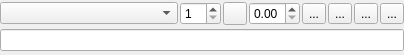
<?xml version="1.0" encoding="UTF-8"?>
<ui version="4.0">
 <class>FontPropertyWidget</class>
 <widget class="QWidget" name="FontPropertyWidget">
  <property name="geometry">
   <rect>
    <x>0</x>
    <y>0</y>
    <width>404</width>
    <height>55</height>
   </rect>
  </property>
  <property name="windowTitle">
   <string>Form</string>
  </property>
  <layout class="QVBoxLayout" name="verticalLayout">
   <property name="spacing">
    <number>2</number>
   </property>
   <property name="leftMargin">
    <number>0</number>
   </property>
   <property name="topMargin">
    <number>0</number>
   </property>
   <property name="rightMargin">
    <number>0</number>
   </property>
   <property name="bottomMargin">
    <number>0</number>
   </property>
   <item>
    <layout class="QHBoxLayout" name="mainLayout" stretch="1,0,0,0,0,0,0,0">
     <property name="spacing">
      <number>2</number>
     </property>
     <item>
      <widget class="QComboBox" name="FontFamily">
       <property name="toolTip">
        <string>Select font</string>
       </property>
       <property name="sizeAdjustPolicy">
        <enum>QComboBox::AdjustToContents</enum>
       </property>
       <property name="minimumContentsLength">
        <number>2</number>
       </property>
      </widget>
     </item>
     <item>
      <widget class="QSpinBox" name="FontSize">
       <property name="toolTip">
        <string>Set font size</string>
       </property>
       <property name="minimum">
        <number>1</number>
       </property>
      </widget>
     </item>
     <item>
      <widget class="pqColorChooserButtonWithPalettes" name="FontColor">
       <property name="toolTip">
        <string>Set font color</string>
       </property>
       <property name="text">
        <string/>
       </property>
      </widget>
     </item>
     <item>
      <widget class="QDoubleSpinBox" name="Opacity">
       <property name="toolTip">
        <string>Set font opacity</string>
       </property>
       <property name="maximum">
        <double>1.000000000000000</double>
       </property>
       <property name="singleStep">
        <double>0.100000000000000</double>
       </property>
      </widget>
     </item>
     <item>
      <widget class="QToolButton" name="Bold">
       <property name="toolTip">
        <string>Bold</string>
       </property>
       <property name="text">
        <string>...</string>
       </property>
       <property name="icon">
        <iconset resource="../../../Components/Resources/pqComponents.qrc">
         <normaloff>:/pqWidgets/Icons/pqBold16.png</normaloff>:/pqWidgets/Icons/pqBold16.png</iconset>
       </property>
       <property name="checkable">
        <bool>true</bool>
       </property>
      </widget>
     </item>
     <item>
      <widget class="QToolButton" name="Italics">
       <property name="toolTip">
        <string>Italics</string>
       </property>
       <property name="text">
        <string>...</string>
       </property>
       <property name="icon">
        <iconset resource="../../../Components/Resources/pqComponents.qrc">
         <normaloff>:/pqWidgets/Icons/pqItalics16.png</normaloff>:/pqWidgets/Icons/pqItalics16.png</iconset>
       </property>
       <property name="checkable">
        <bool>true</bool>
       </property>
      </widget>
     </item>
     <item>
      <widget class="QToolButton" name="Shadow">
       <property name="toolTip">
        <string>Shadow</string>
       </property>
       <property name="text">
        <string>...</string>
       </property>
       <property name="icon">
        <iconset resource="../../../Components/Resources/pqComponents.qrc">
         <normaloff>:/pqWidgets/Icons/pqShadow16.png</normaloff>:/pqWidgets/Icons/pqShadow16.png</iconset>
       </property>
       <property name="checkable">
        <bool>true</bool>
       </property>
      </widget>
     </item>
     <item>
      <widget class="QToolButton" name="Justification">
       <property name="text">
        <string>...</string>
       </property>
       <property name="popupMode">
        <enum>QToolButton::InstantPopup</enum>
       </property>
      </widget>
     </item>
    </layout>
   </item>
   <item>
    <widget class="pqFileChooserWidget" name="FontFile">
     <property name="sizePolicy">
      <sizepolicy hsizetype="Expanding" vsizetype="Fixed">
       <horstretch>1</horstretch>
       <verstretch>0</verstretch>
      </sizepolicy>
     </property>
     <property name="toolTip">
      <string>Specify the path to a TTF file here.</string>
     </property>
    </widget>
   </item>
  </layout>
 </widget>
 <customwidgets>
  <customwidget>
   <class>pqColorChooserButtonWithPalettes</class>
   <extends>QToolButton</extends>
   <header>pqColorChooserButtonWithPalettes.h</header>
   <container>1</container>
  </customwidget>
  <customwidget>
   <class>pqFileChooserWidget</class>
   <extends>QLineEdit</extends>
   <header>pqFileChooserWidget.h</header>
  </customwidget>
 </customwidgets>
 <resources>
  <include location="../../../Components/Resources/pqComponents.qrc"/>
 </resources>
 <connections/>
</ui>
